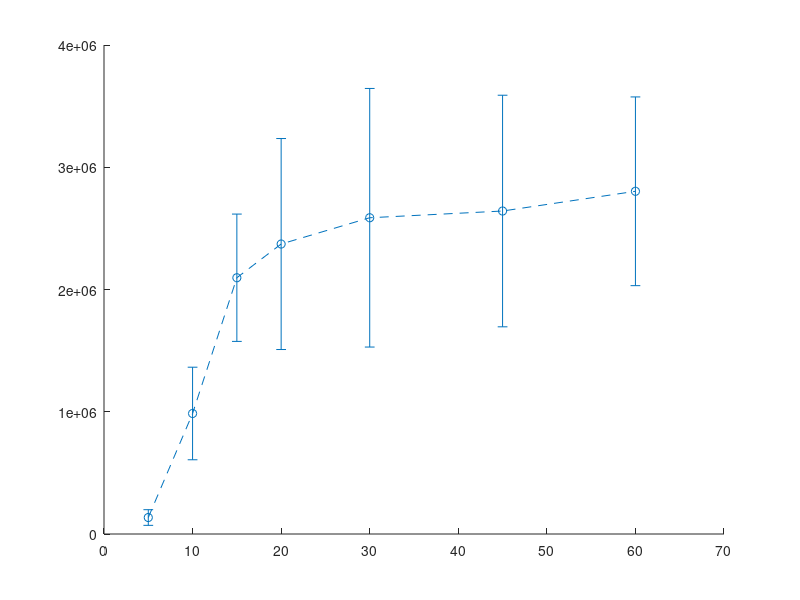

MATLAB code for this plot: (Note: this script raises an error after producing the figure.)
%%%%%%%%%%%%%%%%%%%%%%%%%%%%%%%%%%%%%%%%%%%%%%%%%%%%%%%%%%%%%%%%%%%%%%%%%
%%%%%%%%%%%%%%%%%%%%%%%%%%%%%%%%%%%%%%%%%%%%%%%%%%%%%%%%%%%%%%%%%%%%%%%%%
% Authors: Khanh Dao Duc, Jalal Khouhak
%         Department of Mathematics 
%         The University of British Columbia (UBC)
% 2022
%%%%%%%%%%%%%%%%%%%%%%%%%%%%%%%%%%%%%%%%%%%%%%%%%%%%%%%%%%%%%%%%%%%%%%%%%%
%%%%%%%%%%%%%%%%%%%%%%%%%%%%%%%%%%%%%%%%%%%%%%%%%%%%%%%%%%%%%%%%%%%%%%%%%


clear all
% close all
%%%tolerance 
tol = 0.95;


%%%%%%%%%%%%%%%%%%DATA%%%%%%%%%%%%%%%%%%%

%Simulate some data%%%%%%%%%%%%%%%%
% xdata=[5,10,15,20,30,45,60];
% xdata=[15,20,30,45,60];
% xdata = [30,45 60 90 120 150];
% xdata = [45 60 90 120 150];
%%%%%%%%%%%%%%%%%%%%%%%%%%%%%%%%%%%%%%%%%%%%%%%%%%%%%%%%%%%%%%%%%%%%%%%%%%%%%%%%%%
%%%%%%%%%%%%%%%%%%%%%%%%%%%%%%%%%%%%%%%%%%%%%%%%%%%%%%%%%%%%%%%%%%%%%%%%%%%%%%%%5
xdata = [5,10,15,20,30,45,60];
ydataAve1 =[134814.2,985829.5,2096233.333,2372001.66,2586933.33,2641990,2803356.667];
ydataAve2 =[535553.5,3611828.333,6740431.667,7418885,8796735,7746235,8146876.667];
ydataAve3 =[1117699.167,5887583.333,10085211.67,10977265,1.17E+07,1.07E+07,10604476.67];
ydataAve4 =[2765650,11820630,1.62E+07,16983333.33,1.59E+07,1.42E+07,1.60E+07];
%%%%%%%%%%%%
ydata1 = [122274	48941.2	198857	118714	188295	131804
881883	687200	1003220	800384	1364390	1177900
1633750	1715720	2302490	1849480	2617000	2458960
1861590	2014680	2224520	1766310	3234960	3129950
1795750	2114770	2072660	2433020	3644590	3460810
2176520	2086970	2717050	1729960	3552270	3589170
2591690	2440720	2123590	2557590	3531330	3575220]';

%%%%%%%%%%%%%%%%
ydata2 = [332140	237628	898097	612235	547600	585621
2400170	2546680	4899220	3702760	4069870	4052270
5589020	5744740	7655200	6992130	7473480	6988020
5967130	7040710	4940980	9270310	8614570	8679610
6720410	6519710	9697930	1.18E+07	9288030	8754330
5238980	6953060	7195720	1.08E+07	8114260	8175390
5034900	6899380	8533690	8542230	9963730	9907330]';

%%%%%%%%%%%%%%%%
ydata3 = [702709	729238	1255970	575898	1596410	1845970
5075330	5439450	4501700	4397790	7882040	8029190
9607690	1.02E+07	9652550	7866430	1.18E+07	1.14E+07
9717650	1.05E+07	1.08E+07	8645940	1.41E+07	1.21E+07
1.16E+07	1.09E+07	1.22E+07	1.01E+07	1.27E+07	1.30E+07
1.27E+07	1.04E+07	9714260	9532970	1.12E+07	1.05E+07
9455460	1.08E+07	6433200	1.10E+07	1.39E+07	1.20E+07]';
%%%%%%%%%%%%%%%%%%%%
ydata4 = [1990540	2670260	3261810	2758850	3023790	2888650
9803880	1.04E+07	1.34E+07	1.13E+07	1.28E+07	1.32E+07
1.86E+07	1.67E+07	1.41E+07	1.67E+07	1.62E+07	1.50E+07
1.52E+07	1.58E+07	1.42E+07	1.63E+07	1.71E+07	2.33E+07
1.66E+07	1.64E+07	1.23E+07	1.37E+07	1.71E+07	1.92E+07
1.72E+07	1.39E+07	1.01E+07	1.55E+07	1.35E+07	1.51E+07
1.83E+07	2.10E+07	1.31E+07	1.27E+07	1.60E+07	1.51E+07]';
err10ng=[];
err25ng=[];
err50ng=[];
err100ng=[];
for i=1:7
    err10ng(i) = max(ydata1(:,i) - ydataAve1(i));
    err25ng(i) = max(ydata2(:,i) - ydataAve2(i));
    err50ng(i) = max(ydata3(:,i) - ydataAve3(i));
    err100ng(i) = max(ydata4(:,i) - ydataAve4(i));
end
LW=1.5;
hold on
errorbar(xdata,ydataAve1,err10ng,'--o','color',[0.40,0.51,0.94],'LineWidth',LW)
errorbar(xdata,ydataAve2,err25ng,'--o','color',[0.06,0.14,0.92],'LineWidth',LW)
errorbar(xdata,ydataAve3,err50ng,'--o','color',[0.00,0.09,0.61],'LineWidth',LW)
errorbar(xdata,ydataAve4,err100ng,'--o','color',[0.04,0.03,0.12],'LineWidth',LW)
%%%%%%%%%%%%%%%%%%%%%%%%%%%%%%%%%%%%%%%%%%%%%%%%%%%%%%%%%%%%%%%%%%%%%%%%%%%%%%%%%%%%%%%%%
%%%%%%%%%%%%%%%%%%%%%%%%%%%%%%%%%%%%%%%%%%%%%%%%%%%%%%%%%%%%%%%%%%%%%%%%%%%%%%%%%%%%%%%%%%%
% 
a=-2; b=0.5; c=3;

% color1=[0.40,0.51,0.94];
% color2=[0.06,0.14,0.92];
% color3 = [0.00,0.09,0.61];
% color4=[0.04,0.03,0.12];
% 
ydata4 = [2765650,11820630,1.62E+07,16983333.33,1.59E+07,1.42E+07,1.60E+07];
ydata3 = [1117699.167,5887583.333,10085211.67,10977265,1.17E+07,1.07E+07,10604476.67];
ydata2=[535553.5,3611828.333,6740431.667,7418885,8796735,7746235,8146876.667];
ydata1 = [134814.2,985829.5,2096233.333,2372001.66,2586933.33,2641990,2803356.667];
% 
% ydata = ydata4;
% color = color4;
% plot(xdata,ydata,'--o','color',color,'MarkerEdgeColor',color,'MarkerFaceColor',color)
% legend('10ng-6min','10ng-12min','50ng-6min','50-12min')
% hold on 
% legend('10ng-6min','10ng-12min','50ng-6min','59ng-12min')
% y=[36.91671667,35.4445,36.80561667,39.38896667]
% x=[10 10 10 10]
% plot(x,y,'ko','MarkerEdgeColor','k','MarkerFaceColor','k')


%%%%%Calculating heads and tails
mxdata = breakdownvec(xdata);
mydata1 = breakdownvec(ydata1);
mydata2 = breakdownvec(ydata2);
mydata3 = breakdownvec(ydata3);
mydata4 = breakdownvec(ydata4);
%%%%Finding where the delay ends - Calculating tails
for i = 1:length(mxdata)
    [Rvalues(i),a1,b1,c1,delta] = fitfun(mxdata{i},mydata1{i});
    if Rvalues(i) >= tol
        break
    end
end
for i = 1:length(mxdata)
    [Rvalues(i),a2,b2,c2,delta] = fitfun(mxdata{i},mydata2{i});
    if Rvalues(i) >= tol
        break
    end
end
for i = 1:length(mxdata)
    [Rvalues(i),a3,b3,c3,delta] = fitfun(mxdata{i},mydata3{i});
    if Rvalues(i) >= tol
        break
    end
end
for i = 1:length(mxdata)
    [Rvalues(i),a4,b4,c4,delta] = fitfun(mxdata{i},mydata4{i});
    if Rvalues(i) >= tol
        break
    end
end
[a1,b1,c1];
[a2,b2,c2];
[a3,b3,c3];
[a4,b4,c4];

figure(1);

syms x
xdata = 0:60;
plot(xdata, a1*b1.^xdata + c1,'color',[0.40,0.51,0.94],'linewidth',1.5);
hold on
plot(xdata, a2*b2.^xdata + c2,'color',[0.06,0.14,0.92],'linewidth',1.5);
plot(xdata, a3*b3.^xdata + c3,'color',[0.00,0.09,0.61],'linewidth',1.5);
plot(xdata, a4*b4.^xdata + c4,'color',[0.04,0.03,0.12],'linewidth',1.5);


% axes('position',[0.25 0.25 0.5 0.5]);
% box on
% plot(xdata,-(6.2982455e+04)*0.908020.^xdata + 1.86719517e+04)
% % plot(xdata,(-2.12471e+04)*0.97424.^xdata + 1.5193e+04,'linewidth',1.5)
% axis tight
% hold on		
xlabel('time (min)')
ylabel('Protein Level (a.u.)')
title('Rabbit CFPSS')
% legend('50ng-6min','50ng-12min')
% legend('10ng,15min-fit','10ng,30min-fit','50ng,15min-fit','50ng,30min-fit')
% legend('10ng-fit','25ng-fit','50ng-fit','100ng-fit')
legend('10ng','25ng','50ng','100ng')
ylim([0 inf])
xlim([0 60])
% legend('9.2ng,15min-sim','54.8ng,15min-sim','9.2ng,30min-sim','54.8ng,30min-sim','9.2ng,60min-sim','54.8ng,60min-sim')
 hold on
%plot(xdata,ydata,'r+')
% tauu = -1/log(b);
% deltaT = tauu*log((-a/c));

%%%%%%%%%%%%%%%%%%%%%%%%%%%%%%%%%%%%%%%%%%%%%%%%%%%%%%%%%%%%%%%%%%%%%%%%%%%%%%%%%%%%%
%%%%%%%%%%%%%%%%%%%%%%%%%%%%%%%%%%%%%%%%%%%%%%%%%%%%%%%%%%%%%%%%%%%%%%%%%%%%%%%%%%%%%%%5
%%%%%%%%%%%%%%%%%%%%%%%%%%%%%%%%%%%%%%%%%%%%%%%%%%%%%%%%%%%%%%%%%%%%%%%%%%%%%%%%%%%%%%%

% ydata1 = [42.77783333;40.00006667;3376.965;10645.95667;14418.48333;17159.78333;19304.88333]';
% ydata2 = [40.80563333;37.77786667;547.2648333;3146.668333;5371.008333;8050.38;11157.77833]';
% ydata3 = [42.8334;45.77788333;78194.06667;413853.5;633987.1667;696276.5;718321.1667]';
% ydata4 = [39.30561667;70.91698333;48271.33333;170006.3333;274315.1667;324035.5;343845.3333]';

% syms x
% xdata = 0:60;
% axes('position',[0.25 0.25 0.5 0.5]);
% box on
% plot(xdata(xdata>=15),-(6.2982455e+04)*0.908020.^xdata(xdata>=15) + 1.86719517e+04,xdata(xdata>=15),(-2.12471e+04)*0.97424.^xdata(xdata>=15) + 1.5193e+04,'linewidth',1.5)
% xlim([0 60])
% ylim([0 inf])
% hold on
% xdata=[5,10,15,20,30,45,60];
% plot(xdata,ydata1,'--o',xdata,ydata2,'--o')
% xlim([0 60])
% ylim([0 inf])
% axis tight
		
		


%plot(xl, alpha + beta.*xl); %this is plotting the linearfit for the delay - ignore if you prefer. 
%%%Functions%%%%
function mdata = breakdownvec(wdata)
    for i = 1:length(wdata)-1
        mdata{i} = (wdata(i:end));
    end
end
function [Rsq,a,b,c,delta] = fitfun(xdata,ydata)
    %Finding relevant values:
    n = length(xdata);
    xmax = max(xdata);
    xmin = min(xdata);
    %Compute Si
    %S = zeros(1,n);
    %S(2:end) = S(1:end-1)+(((ydata(1:end-1) + ydata(2:end))/2).*(xdata(2:end) - xdata(1:end-1)));
    
    %%%%% For comparison, I rewrote the formula for S from https://math.stackexchange.com/questions/1163618/exponential-curve-fit
    S=zeros(1,n);S(1)=0;
    for i=2:length(S)
    S(i)=S(i-1)+0.5*(ydata(i)+ydata(i-1))*(xdata(i)-xdata(i-1));
    end
    %%%%%%%%%%%%%%%%%%%%%%%%%%%%%%%%%%%%%%%%%%%%%%%%%%%%%%%%%%%%%%%%%%%%%%%%%%%%%%%%%%%%%%%%%%%%%%%%%%%
    %S
    %S2  %%% this displays different values from S 
    %Solve the linear system to find b 
    M = zeros(2,2);
    M(1,1) = sum((xdata(1:end) - xdata(1)).^2);
    M(1,2) = sum(((xdata(1:end) - xdata(1))).*S); 
    M(2,1) = M(1,2);
    M(2,2) = sum(S.^2);
   
    V(1) = sum((xdata(1:end) - xdata(1)).*(ydata(1:end) - ydata(1)));
    V(2) = sum((ydata(1:end) - ydata(1)).*S);
    B = M\V';
    b = exp(B(2)); %% on the stackoverflow they say to do b = exp(B(2)), but it seems to fit better without the exp
    theta = b.^xdata;
    %Solve the linear system to find a,c
    CA = [n sum(theta); sum(theta) sum(theta.^2)]\[sum(ydata) ; sum(ydata.*theta)];
    c = CA(1);
    a = CA(2);
    delta = log(b);
    
    
    %Calculating R^2
    sqtot = sum((ydata+mean(ydata)).^2);
    yest = a*b.^(xdata) + c;
    %yest = a*exp(delta*(xdata)) + c; 
    sqres = sum((ydata-yest).^2);
    Rsq = 1 - (sqres/sqtot);
end
